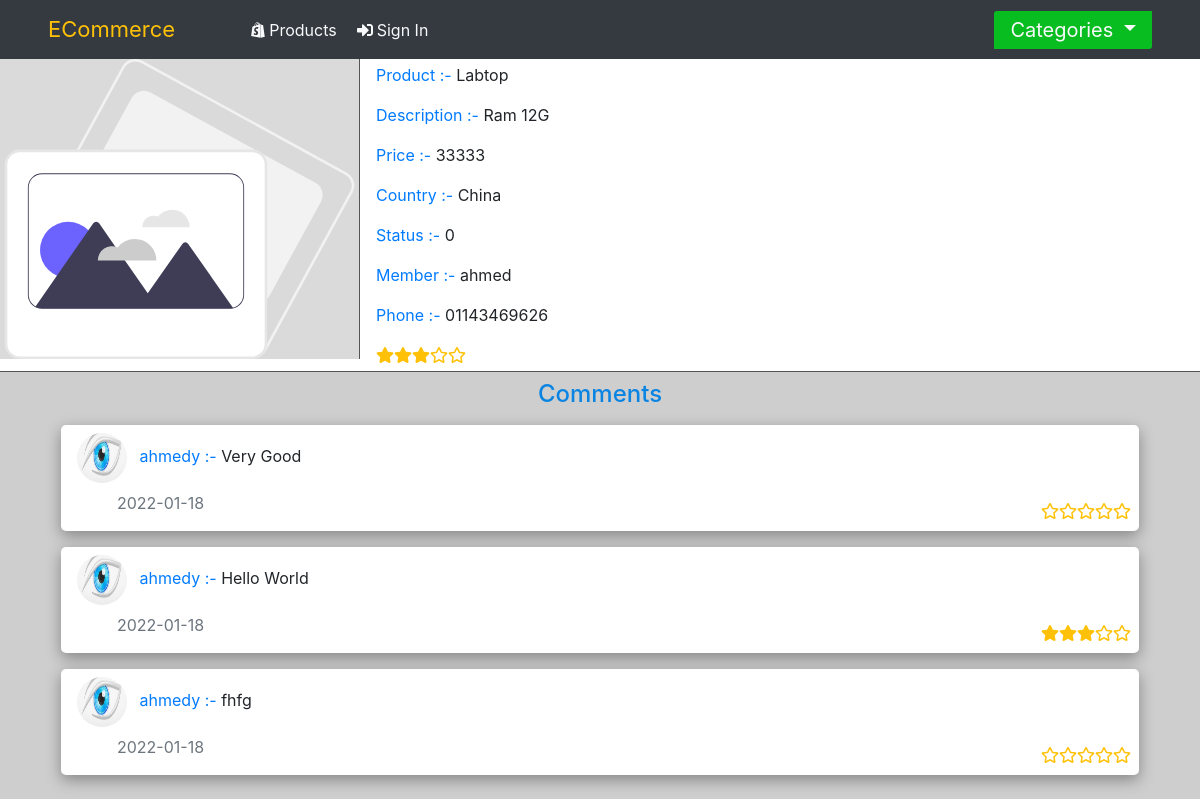
/?do=info&itemID=1, run on the app's committed database.
### tables this page shows
CREATE TABLE `items` (
  `ID` int NOT NULL AUTO_INCREMENT,
  `Name` varchar(100) NOT NULL,
  `Description` text,
  `Price` float NOT NULL,
  `AddDate` date NOT NULL,
  `CountryMade` varchar(100) DEFAULT NULL,
  `Status` tinyint NOT NULL DEFAULT '1',
  `Cat_ID` int NOT NULL,
  `Member_ID` int NOT NULL,
  `Image` varchar(255) NOT NULL,
  `Approve` tinyint NOT NULL DEFAULT '1',
  PRIMARY KEY (`ID`),
  KEY `FK_Member_ID` (`Member_ID`),
  CONSTRAINT `FK_Member_ID` FOREIGN KEY (`Member_ID`) REFERENCES `login` (`userID`) ON DELETE CASCADE ON UPDATE CASCADE
);

CREATE TABLE `comments` (
  `ID` int NOT NULL AUTO_INCREMENT,
  `Comment` text,
  `Status` tinyint NOT NULL DEFAULT '1',
  `Date` date NOT NULL,
  `itemID` int NOT NULL,
  `MemberID` int NOT NULL,
  `Rating` int DEFAULT NULL,
  PRIMARY KEY (`ID`),
  KEY `FK_itemID` (`itemID`),
  KEY `FK_MemberID` (`MemberID`),
  CONSTRAINT `FK_itemID` FOREIGN KEY (`itemID`) REFERENCES `items` (`ID`) ON DELETE CASCADE ON UPDATE CASCADE,
  CONSTRAINT `FK_MemberID` FOREIGN KEY (`MemberID`) REFERENCES `login` (`userID`) ON DELETE CASCADE ON UPDATE CASCADE
);

### index.php (the view, shortened to what this page needs)
<?php
    include "./includes/template/init.php";
    if(isset($_GET["itemID"]) && is_numeric($_GET["itemID"]) && isset($_GET["do"]) && $_GET["do"]=="info"){
        $stmt = $con->prepare("SELECT *, items.Status AS itemStatus, comments.Date AS comDate from items
        LEFT JOIN comments
        ON  items.ID = comments.itemID
        join login
        ON items.Member_ID = login.userID
        WHERE items.ID = ?");
        $stmt->execute(array($_GET["itemID"]));
        $rows = $stmt->fetchAll();
        $stmt1 = $con->prepare("SELECT *, comments.Date AS comDate from comments
        join login
        ON comments.MemberID = login.userID
        WHERE comments.itemID = ?
        ORDER BY ID DESC");
        $stmt1->execute(array($_GET["itemID"]));
        $rows1 = $stmt1->fetchAll();
        $stmt2 = $con->prepare("SELECT SUM(comments.Rating)/COUNT(comments.Rating) AS totalRating from items
        LEFT JOIN comments
        ON  items.ID = comments.itemID
        WHERE items.ID = ? LIMIT 1");
        $stmt2->execute(array($_GET["itemID"]));
        $rows2 = $stmt2->fetchAll();
        $myImg = empty($item["Image"]) || $item["Image"] == "NULL" ? "./layout/images/Products/DefaultImg.svg" : $item["Image"] ;
       ?>
        <div>
            <div class="d-flex Top">
                <div class="Left">
                <img src="<?php echo $myImg; ?>" />
                </div>
                <div class="Right px-3 py-1">
                    <p>
                    <span class="text-primary text-left">Product :- </span>
                    <span class="text-left"><?php echo $rows[0]["Name"] ?></span>
                    </p>
                    <p>
                    <span class="text-primary text-left">Description :- </span>
                    <span class="text-left"><?php echo $rows[0]["Description"] ?></span>
                    </p>
                    <p>
                    <span class="text-primary text-left">Price :- </span>
                    <span class="text-left"><?php echo $rows[0]["Price"] ?></span>
                    </p>
                    <p>
                    <span class="text-primary text-left">Country :- </span>
                    <span class="text-left"><?php echo $rows[0]["CountryMade"] ?></span>
                    </p>
                    <p>
                    <span class="text-primary text-left">Status :- </span>
                    <span class="text-left"><?php echo $rows[0]["itemStatus"] ?></span>
                    </p>
                    <p>
                    <span class="text-primary text-left">Member :- </span>
                    <span class="text-left"><?php echo $rows[0]["userName"] ?></span>
                    </p>
                    <p>
                    <span class="text-primary text-left">Phone :- </span>
                    <span class="text-left"><?php echo $rows[0]["Phone"] ?></span>
                    </p>
                    <?php
    for($i=0; $i<5; $i++){
        if(is_numeric($rows2[0]["totalRating"]) ){
            if(intval($rows2[0]["totalRating"]) > $i){
                echo "<i class='fas fa-star text-warning'></i>";
            }
            else{
                echo "<i class='far fa-star text-warning'></i>";
            }
        }else{
            echo "<i class='far fa-star text-warning'></i>";
        }
        }
                    ?>
                </div>
            </div>
            <div class="Divs p-2">
            <div class="container">
            <div class="comments">
            <h4 class="text-center">Comments</h4>
                <?php
                foreach($rows1 as $row){
                    $userImg =empty($row["userImg"])? "<i class='fas fa-user mx-2'></i>" : "<img class = 'mx-2 userImg' src='". $row["userImg"]."' />";
                    ?>
            <div class="comment p-2 m-3">
                <?php echo $userImg; ?>
                    <span class="text-primary"><?php echo $row["userName"] . " :- "; ?></span>
                    <span><?php echo $row["Comment"]; ?></span>
                    <div class="d-flex justify-content-between align-items-end">
        <span class="text-muted mx-5 my-2">
        <?php echo $row["comDate"]; ?>
        </span>
        <span><?php
    for($i=0; $i<5; $i++){
        if(is_numeric($row["Rating"]) ){
            if(intval($row["Rating"]) > $i){
                echo "<i class='fas fa-star text-warning'></i>";
            }
            else{
                echo "<i class='far fa-star text-warning'></i>";
            }
        }else{
            echo "<i class='far fa-star text-warning'></i>";
        }
        }
        ?>
        </span>
                    </div>
            </div>
                    <?php
                }
                ?>
            </div>
        </div></div></div>
        <?php
    }
include "./includes/template/footer.inc.php";
?>

### layout/css/stylecss.css (style rules this page uses)
* { margin: 0; padding: 0; box-sizing: border-box; }
.d-flex { flex-wrap: wrap; }

### layout/css/index.css (style rules this page uses)
* { padding: 0; margin: 0; box-sizing: border-box; }
.Top { border-bottom: 1px solid #555 !important; }
.Left { padding: 50px; background-color: #dadada; border-right: 1px solid #555; width: 30vw; height: 300px; position: relative; }
.Left img { max-height: 100%; width: 100%; position: absolute; top: 0; right: 0; }
.Divs { background-color: #cecece; }
.comments .comment { background-color: white; box-shadow: rgba(0, 0, 0, 0.35) 0px 5px 15px !important; border-radius: 5px; }
.comments h4 { color: #0984e3; }
.userImg { height: 50px; width: 50px; border-radius: 50%; }
.d-flex { flex-wrap: wrap; }

### data on the page
items: Name "Labtop", Description "Ram 12G", Price "33333", CountryMade "China", Status "0"
comments: MemberID.userImg (picture), MemberID.userName "ahmedy", Comment "Very Good", Date "2022-01-18"
comments: MemberID.userImg (picture), MemberID.userName "ahmedy", Comment "Hello World", Date "2022-01-18", Rating 3 (drawn)
comments: MemberID.userImg (picture), MemberID.userName "ahmedy", Comment "fhfg", Date "2022-01-18"

### other printed values
$rows[0]["userName"] "ahmed"
$rows[0]["Phone"] "01143469626"
